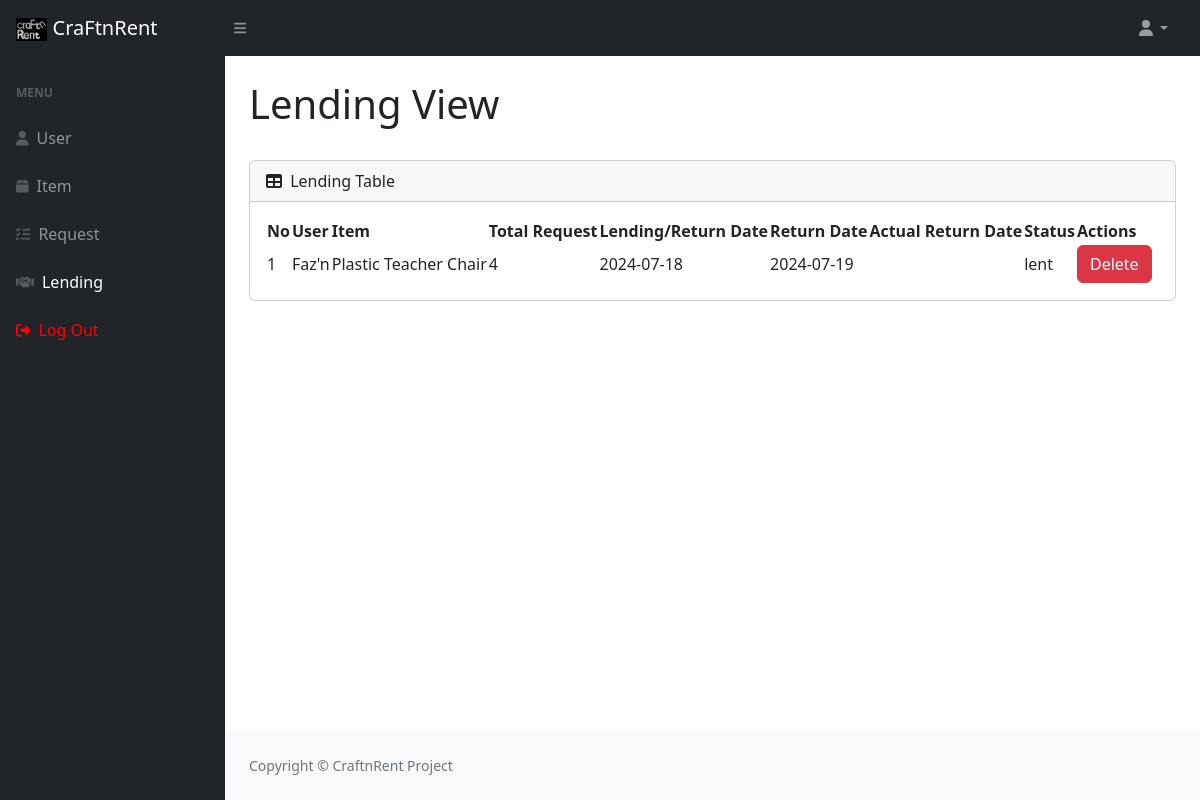
The app's page /lending.php (signed in) with its own data.
### tables this page shows
CREATE TABLE `lending` (
  `id` int(11) NOT NULL,
  `id_user` int(11) NOT NULL,
  `id_item` int(11) NOT NULL,
  `total_request` int(11) NOT NULL,
  `lend_date` date NOT NULL,
  `return_date` date NOT NULL,
  `actual_return_date` date DEFAULT NULL,
  `status` varchar(50) NOT NULL
);

CREATE TABLE `user` (
  `id` int(11) NOT NULL,
  `username` varchar(50) NOT NULL,
  `email` varchar(50) NOT NULL,
  `telephone` varchar(50) NOT NULL,
  `password` varchar(50) NOT NULL
);

CREATE TABLE `item` (
  `id` int(11) NOT NULL,
  `name` varchar(150) NOT NULL,
  `image` varchar(50) NOT NULL,
  `type` varchar(50) NOT NULL,
  `brand` varchar(50) NOT NULL,
  `stock` int(11) NOT NULL,
  `status` varchar(50) NOT NULL
);

### Web/lending.php (the view, shortened to what this page needs)
<?php
include 'layout/header.php';
include 'koneksi.php';
?>
<div id="layoutSidenav">
    <div id="layoutSidenav_nav">
        <nav class="sb-sidenav accordion sb-sidenav-dark" id="sidenavAccordion">
            <div class="sb-sidenav-menu">
                <div class="nav">
                    <div class="sb-sidenav-menu-heading">MENU</div>
                    <a class="nav-link" href="user.php">
                        <div class="sb-nav-link-icon"><i class="fas fa-user"></i></div>
                        User
                    </a>
                    <a class="nav-link" href="barang.php">
                        <div class="sb-nav-link-icon"><i class="fas fa-box"></i></div>
                        Item
                    </a>
                    <a class="nav-link" href="request.php">
                        <div class="sb-nav-link-icon"><i class="fas fa-tasks"></i></div>
                        Request
                    </a>
                    <a class="nav-link nav-link-white" href="lending.php">
                        <div class="sb-nav-link-icon"><i class="fas fa-handshake"></i></div>
                        Lending
                    </a>
                    <a class="nav-link nav-link-red" href="logout.php">
                        <div class="sb-nav-link-icon icon-out"><i class="fas fa-sign-out-alt"></i></div>
                        Log Out
                    </a>
                </div>
            </div>
        </nav>
    </div>
    <div id="layoutSidenav_content">
        <main>
            <div class="container-fluid px-4">
                <h1 class="mt-4">Lending View</h1>
                <div class="card mb-4">
                    <div class="card-header">
                        <i class="fas fa-table me-1"></i>
                        Lending Table
                    </div>
                    <div class="card-body">
                        <table id="datatablesSimple">
                            <thead>
                                <tr>
                                    <th>No</th>
                                    <th>User</th>
                                    <th>Item</th>
                                    <th>Total Request</th>
                                    <th>Lending/Return Date</th>
                                    <th>Return Date</th>
                                    <th>Actual Return Date</th>
                                    <th>Status</th>
                                    <th>Actions</th>
                                </tr>
                            </thead>
                            <tbody>
                                <?php
                                $query = "SELECT
                                l.*,
                                u.username AS user_username,
                                i.name AS item_name
                            FROM
                                lending l
                            JOIN
                                user u ON l.id_user = u.id
                            JOIN
                                item i ON l.id_item = i.id
                            ORDER BY
                                l.id ASC;
                            ";
                                $result = mysqli_query($koneksi, $query);
                                $no = 1;
                                while ($row = mysqli_fetch_assoc($result)) {
                                ?>
                                <tr>
                                    <td><?php echo $no; ?></td>
                                    <td><?php echo $row['user_username']; ?></td>
                                    <td><?php echo $row['item_name']; ?></td>
                                    <td><?php echo $row['total_request']; ?></td>
                                    <td><?php echo $row['lend_date']; ?></td>
                                    <td><?php echo $row['return_date']; ?></td>
                                    <td><?php echo $row['actual_return_date']; ?></td>
                                    <td><?php echo $row['status']; ?></td>
                                    <td>
                                        <a href="lending.php?deleteLending=<?php echo $row['id']; ?>" onclick="return confirm('Are you sure?')" class="btn btn-danger">Delete</a>
                                    </td>
                                </tr>
                                <?php
                                    $no++;
                                }
                                ?>
                            </tbody>
                        </table>
                    </div>
                </div>
            </div>
        </main>
        <?php
        include 'layout/footer.php';
        ?>

### Web/lending.php (style rules this page uses)
.nav-link-white { color: white !important; }
.nav-link-red { color: red !important; }
.nav-link-red .icon-out { color: red !important; }

### records on screen
lending: id_user.username "Faz'n", id_item.name "Plastic Teacher Chair", total_request "4", lend_date "2024-07-18", return_date "2024-07-19", status "lent"
